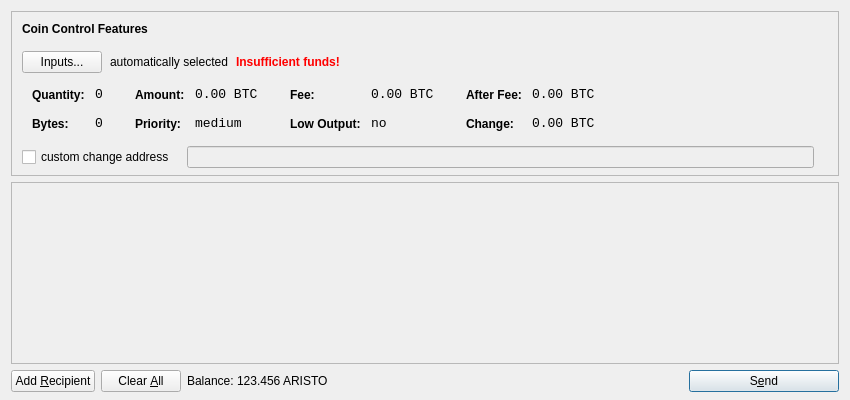
<?xml version="1.0" encoding="UTF-8"?>
<ui version="4.0">
 <class>SendCoinsDialog</class>
 <widget class="QDialog" name="SendCoinsDialog">
  <property name="geometry">
   <rect>
    <x>0</x>
    <y>0</y>
    <width>850</width>
    <height>400</height>
   </rect>
  </property>
  <property name="windowTitle">
   <string>Send Coins</string>
  </property>
  <layout class="QVBoxLayout" name="verticalLayout" stretch="0,1,0">
   <property name="bottomMargin">
    <number>8</number>
   </property>
   <item>
    <widget class="QFrame" name="frameCoinControl">
     <property name="sizePolicy">
      <sizepolicy hsizetype="Expanding" vsizetype="Expanding">
       <horstretch>0</horstretch>
       <verstretch>0</verstretch>
      </sizepolicy>
     </property>
     <property name="maximumSize">
      <size>
       <width>16777215</width>
       <height>16777215</height>
      </size>
     </property>
     <property name="frameShape">
      <enum>QFrame::StyledPanel</enum>
     </property>
     <property name="frameShadow">
      <enum>QFrame::Sunken</enum>
     </property>
     <layout class="QVBoxLayout" name="verticalLayoutCoinControl2">
      <property name="spacing">
       <number>-1</number>
      </property>
      <property name="leftMargin">
       <number>0</number>
      </property>
      <property name="topMargin">
       <number>0</number>
      </property>
      <property name="rightMargin">
       <number>0</number>
      </property>
      <property name="bottomMargin">
       <number>6</number>
      </property>
      <item>
       <layout class="QVBoxLayout" name="verticalLayoutCoinControl" stretch="0,0,0,0,1">
        <property name="spacing">
         <number>0</number>
        </property>
        <property name="leftMargin">
         <number>10</number>
        </property>
        <property name="topMargin">
         <number>10</number>
        </property>
        <item>
         <layout class="QHBoxLayout" name="horizontalLayoutCoinControl1">
          <property name="bottomMargin">
           <number>15</number>
          </property>
          <item>
           <widget class="QLabel" name="labelCoinControlFeatures">
            <property name="sizePolicy">
             <sizepolicy hsizetype="Preferred" vsizetype="Maximum">
              <horstretch>0</horstretch>
              <verstretch>0</verstretch>
             </sizepolicy>
            </property>
            <property name="font">
             <font>
              <weight>75</weight>
              <bold>true</bold>
             </font>
            </property>
            <property name="styleSheet">
             <string notr="true">font-weight:bold;</string>
            </property>
            <property name="text">
             <string>Coin Control Features</string>
            </property>
           </widget>
          </item>
         </layout>
        </item>
        <item>
         <layout class="QHBoxLayout" name="horizontalLayoutCoinControl2" stretch="0,0,0,0">
          <property name="spacing">
           <number>8</number>
          </property>
          <property name="bottomMargin">
           <number>10</number>
          </property>
          <item>
           <widget class="QPushButton" name="pushButtonCoinControl">
            <property name="styleSheet">
             <string notr="true"/>
            </property>
            <property name="text">
             <string>Inputs...</string>
            </property>
           </widget>
          </item>
          <item>
           <widget class="QLabel" name="labelCoinControlAutomaticallySelected">
            <property name="text">
             <string>automatically selected</string>
            </property>
            <property name="margin">
             <number>5</number>
            </property>
           </widget>
          </item>
          <item>
           <widget class="QLabel" name="labelCoinControlInsuffFunds">
            <property name="font">
             <font>
              <weight>75</weight>
              <bold>true</bold>
             </font>
            </property>
            <property name="styleSheet">
             <string notr="true">color:red;font-weight:bold;</string>
            </property>
            <property name="text">
             <string>Insufficient funds!</string>
            </property>
            <property name="margin">
             <number>5</number>
            </property>
           </widget>
          </item>
          <item>
           <spacer name="horizontalSpacerCoinControl">
            <property name="orientation">
             <enum>Qt::Horizontal</enum>
            </property>
            <property name="sizeHint" stdset="0">
             <size>
              <width>40</width>
              <height>1</height>
             </size>
            </property>
           </spacer>
          </item>
         </layout>
        </item>
        <item>
         <widget class="QWidget" name="widgetCoinControl" native="true">
          <property name="sizePolicy">
           <sizepolicy hsizetype="Preferred" vsizetype="Preferred">
            <horstretch>0</horstretch>
            <verstretch>0</verstretch>
           </sizepolicy>
          </property>
          <property name="minimumSize">
           <size>
            <width>0</width>
            <height>0</height>
           </size>
          </property>
          <property name="styleSheet">
           <string notr="true"/>
          </property>
          <layout class="QHBoxLayout" name="horizontalLayoutCoinControl5">
           <property name="margin">
            <number>0</number>
           </property>
           <item>
            <layout class="QHBoxLayout" name="horizontalLayoutCoinControl3" stretch="0,0,0,1">
             <property name="spacing">
              <number>20</number>
             </property>
             <property name="topMargin">
              <number>0</number>
             </property>
             <property name="bottomMargin">
              <number>10</number>
             </property>
             <item>
              <layout class="QFormLayout" name="formLayoutCoinControl1">
               <property name="horizontalSpacing">
                <number>10</number>
               </property>
               <property name="verticalSpacing">
                <number>14</number>
               </property>
               <property name="leftMargin">
                <number>10</number>
               </property>
               <property name="topMargin">
                <number>4</number>
               </property>
               <property name="rightMargin">
                <number>6</number>
               </property>
               <item row="0" column="0">
                <widget class="QLabel" name="labelCoinControlQuantityText">
                 <property name="styleSheet">
                  <string notr="true">font-weight:bold;</string>
                 </property>
                 <property name="text">
                  <string>Quantity:</string>
                 </property>
                 <property name="margin">
                  <number>0</number>
                 </property>
                </widget>
               </item>
               <item row="0" column="1">
                <widget class="QLabel" name="labelCoinControlQuantity">
                 <property name="font">
                  <font>
                   <family>Monospace</family>
                   <pointsize>10</pointsize>
                  </font>
                 </property>
                 <property name="cursor">
                  <cursorShape>IBeamCursor</cursorShape>
                 </property>
                 <property name="contextMenuPolicy">
                  <enum>Qt::ActionsContextMenu</enum>
                 </property>
                 <property name="text">
                  <string notr="true">0</string>
                 </property>
                 <property name="margin">
                  <number>0</number>
                 </property>
                 <property name="textInteractionFlags">
                  <set>Qt::LinksAccessibleByMouse|Qt::TextSelectableByKeyboard|Qt::TextSelectableByMouse</set>
                 </property>
                </widget>
               </item>
               <item row="1" column="0">
                <widget class="QLabel" name="labelCoinControlBytesText">
                 <property name="styleSheet">
                  <string notr="true">font-weight:bold;</string>
                 </property>
                 <property name="text">
                  <string>Bytes:</string>
                 </property>
                </widget>
               </item>
               <item row="1" column="1">
                <widget class="QLabel" name="labelCoinControlBytes">
                 <property name="font">
                  <font>
                   <family>Monospace</family>
                   <pointsize>10</pointsize>
                  </font>
                 </property>
                 <property name="cursor">
                  <cursorShape>IBeamCursor</cursorShape>
                 </property>
                 <property name="contextMenuPolicy">
                  <enum>Qt::ActionsContextMenu</enum>
                 </property>
                 <property name="text">
                  <string notr="true">0</string>
                 </property>
                 <property name="textInteractionFlags">
                  <set>Qt::LinksAccessibleByMouse|Qt::TextSelectableByKeyboard|Qt::TextSelectableByMouse</set>
                 </property>
                </widget>
               </item>
              </layout>
             </item>
             <item>
              <layout class="QFormLayout" name="formLayoutCoinControl2">
               <property name="horizontalSpacing">
                <number>10</number>
               </property>
               <property name="verticalSpacing">
                <number>14</number>
               </property>
               <property name="leftMargin">
                <number>6</number>
               </property>
               <property name="topMargin">
                <number>4</number>
               </property>
               <property name="rightMargin">
                <number>6</number>
               </property>
               <item row="0" column="0">
                <widget class="QLabel" name="labelCoinControlAmountText">
                 <property name="styleSheet">
                  <string notr="true">font-weight:bold;</string>
                 </property>
                 <property name="text">
                  <string>Amount:</string>
                 </property>
                 <property name="margin">
                  <number>0</number>
                 </property>
                </widget>
               </item>
               <item row="0" column="1">
                <widget class="QLabel" name="labelCoinControlAmount">
                 <property name="font">
                  <font>
                   <family>Monospace</family>
                   <pointsize>10</pointsize>
                  </font>
                 </property>
                 <property name="cursor">
                  <cursorShape>IBeamCursor</cursorShape>
                 </property>
                 <property name="contextMenuPolicy">
                  <enum>Qt::ActionsContextMenu</enum>
                 </property>
                 <property name="text">
                  <string notr="true">0.00 BTC</string>
                 </property>
                 <property name="textInteractionFlags">
                  <set>Qt::LinksAccessibleByMouse|Qt::TextSelectableByKeyboard|Qt::TextSelectableByMouse</set>
                 </property>
                </widget>
               </item>
               <item row="1" column="0">
                <widget class="QLabel" name="labelCoinControlPriorityText">
                 <property name="styleSheet">
                  <string notr="true">font-weight:bold;</string>
                 </property>
                 <property name="text">
                  <string>Priority:</string>
                 </property>
                </widget>
               </item>
               <item row="1" column="1">
                <widget class="QLabel" name="labelCoinControlPriority">
                 <property name="font">
                  <font>
                   <family>Monospace</family>
                   <pointsize>10</pointsize>
                  </font>
                 </property>
                 <property name="cursor">
                  <cursorShape>IBeamCursor</cursorShape>
                 </property>
                 <property name="contextMenuPolicy">
                  <enum>Qt::ActionsContextMenu</enum>
                 </property>
                 <property name="text">
                  <string>medium</string>
                 </property>
                 <property name="textInteractionFlags">
                  <set>Qt::LinksAccessibleByMouse|Qt::TextSelectableByKeyboard|Qt::TextSelectableByMouse</set>
                 </property>
                </widget>
               </item>
              </layout>
             </item>
             <item>
              <layout class="QFormLayout" name="formLayoutCoinControl3">
               <property name="horizontalSpacing">
                <number>10</number>
               </property>
               <property name="verticalSpacing">
                <number>14</number>
               </property>
               <property name="leftMargin">
                <number>6</number>
               </property>
               <property name="topMargin">
                <number>4</number>
               </property>
               <property name="rightMargin">
                <number>6</number>
               </property>
               <item row="0" column="0">
                <widget class="QLabel" name="labelCoinControlFeeText">
                 <property name="styleSheet">
                  <string notr="true">font-weight:bold;</string>
                 </property>
                 <property name="text">
                  <string>Fee:</string>
                 </property>
                 <property name="margin">
                  <number>0</number>
                 </property>
                </widget>
               </item>
               <item row="0" column="1">
                <widget class="QLabel" name="labelCoinControlFee">
                 <property name="font">
                  <font>
                   <family>Monospace</family>
                   <pointsize>10</pointsize>
                  </font>
                 </property>
                 <property name="cursor">
                  <cursorShape>IBeamCursor</cursorShape>
                 </property>
                 <property name="contextMenuPolicy">
                  <enum>Qt::ActionsContextMenu</enum>
                 </property>
                 <property name="text">
                  <string notr="true">0.00 BTC</string>
                 </property>
                 <property name="textInteractionFlags">
                  <set>Qt::LinksAccessibleByMouse|Qt::TextSelectableByKeyboard|Qt::TextSelectableByMouse</set>
                 </property>
                </widget>
               </item>
               <item row="1" column="0">
                <widget class="QLabel" name="labelCoinControlLowOutputText">
                 <property name="styleSheet">
                  <string notr="true">font-weight:bold;</string>
                 </property>
                 <property name="text">
                  <string>Low Output:</string>
                 </property>
                </widget>
               </item>
               <item row="1" column="1">
                <widget class="QLabel" name="labelCoinControlLowOutput">
                 <property name="font">
                  <font>
                   <family>Monospace</family>
                   <pointsize>10</pointsize>
                  </font>
                 </property>
                 <property name="cursor">
                  <cursorShape>IBeamCursor</cursorShape>
                 </property>
                 <property name="contextMenuPolicy">
                  <enum>Qt::ActionsContextMenu</enum>
                 </property>
                 <property name="text">
                  <string>no</string>
                 </property>
                 <property name="textInteractionFlags">
                  <set>Qt::LinksAccessibleByMouse|Qt::TextSelectableByKeyboard|Qt::TextSelectableByMouse</set>
                 </property>
                </widget>
               </item>
              </layout>
             </item>
             <item>
              <layout class="QFormLayout" name="formLayoutCoinControl4">
               <property name="horizontalSpacing">
                <number>10</number>
               </property>
               <property name="verticalSpacing">
                <number>14</number>
               </property>
               <property name="leftMargin">
                <number>6</number>
               </property>
               <property name="topMargin">
                <number>4</number>
               </property>
               <property name="rightMargin">
                <number>6</number>
               </property>
               <item row="0" column="0">
                <widget class="QLabel" name="labelCoinControlAfterFeeText">
                 <property name="styleSheet">
                  <string notr="true">font-weight:bold;</string>
                 </property>
                 <property name="text">
                  <string>After Fee:</string>
                 </property>
                 <property name="margin">
                  <number>0</number>
                 </property>
                </widget>
               </item>
               <item row="0" column="1">
                <widget class="QLabel" name="labelCoinControlAfterFee">
                 <property name="font">
                  <font>
                   <family>Monospace</family>
                   <pointsize>10</pointsize>
                  </font>
                 </property>
                 <property name="cursor">
                  <cursorShape>IBeamCursor</cursorShape>
                 </property>
                 <property name="contextMenuPolicy">
                  <enum>Qt::ActionsContextMenu</enum>
                 </property>
                 <property name="text">
                  <string notr="true">0.00 BTC</string>
                 </property>
                 <property name="textInteractionFlags">
                  <set>Qt::LinksAccessibleByMouse|Qt::TextSelectableByKeyboard|Qt::TextSelectableByMouse</set>
                 </property>
                </widget>
               </item>
               <item row="1" column="0">
                <widget class="QLabel" name="labelCoinControlChangeText">
                 <property name="styleSheet">
                  <string notr="true">font-weight:bold;</string>
                 </property>
                 <property name="text">
                  <string>Change:</string>
                 </property>
                </widget>
               </item>
               <item row="1" column="1">
                <widget class="QLabel" name="labelCoinControlChange">
                 <property name="font">
                  <font>
                   <family>Monospace</family>
                   <pointsize>10</pointsize>
                  </font>
                 </property>
                 <property name="cursor">
                  <cursorShape>IBeamCursor</cursorShape>
                 </property>
                 <property name="contextMenuPolicy">
                  <enum>Qt::ActionsContextMenu</enum>
                 </property>
                 <property name="text">
                  <string notr="true">0.00 BTC</string>
                 </property>
                 <property name="textInteractionFlags">
                  <set>Qt::LinksAccessibleByMouse|Qt::TextSelectableByKeyboard|Qt::TextSelectableByMouse</set>
                 </property>
                </widget>
               </item>
              </layout>
             </item>
            </layout>
           </item>
          </layout>
         </widget>
        </item>
        <item>
         <layout class="QHBoxLayout" name="horizontalLayoutCoinControl4" stretch="0,0,0">
          <property name="spacing">
           <number>12</number>
          </property>
          <property name="sizeConstraint">
           <enum>QLayout::SetDefaultConstraint</enum>
          </property>
          <property name="topMargin">
           <number>5</number>
          </property>
          <property name="rightMargin">
           <number>5</number>
          </property>
          <item>
           <widget class="QCheckBox" name="checkBoxCoinControlChange">
            <property name="text">
             <string>custom change address</string>
            </property>
           </widget>
          </item>
          <item>
           <widget class="QLineEdit" name="lineEditCoinControlChange">
            <property name="enabled">
             <bool>false</bool>
            </property>
            <property name="sizePolicy">
             <sizepolicy hsizetype="Expanding" vsizetype="Fixed">
              <horstretch>0</horstretch>
              <verstretch>0</verstretch>
             </sizepolicy>
            </property>
           </widget>
          </item>
          <item>
           <widget class="QLabel" name="labelCoinControlChangeLabel">
            <property name="sizePolicy">
             <sizepolicy hsizetype="Preferred" vsizetype="Expanding">
              <horstretch>0</horstretch>
              <verstretch>0</verstretch>
             </sizepolicy>
            </property>
            <property name="minimumSize">
             <size>
              <width>0</width>
              <height>0</height>
             </size>
            </property>
            <property name="text">
             <string/>
            </property>
            <property name="margin">
             <number>3</number>
            </property>
           </widget>
          </item>
         </layout>
        </item>
        <item>
         <spacer name="verticalSpacerCoinControl">
          <property name="orientation">
           <enum>Qt::Vertical</enum>
          </property>
          <property name="sizeHint" stdset="0">
           <size>
            <width>800</width>
            <height>1</height>
           </size>
          </property>
         </spacer>
        </item>
       </layout>
      </item>
     </layout>
    </widget>
   </item>
   <item>
    <widget class="QScrollArea" name="scrollArea">
     <property name="widgetResizable">
      <bool>true</bool>
     </property>
     <widget class="QWidget" name="scrollAreaWidgetContents">
      <property name="geometry">
       <rect>
        <x>0</x>
        <y>0</y>
        <width>830</width>
        <height>165</height>
       </rect>
      </property>
      <layout class="QVBoxLayout" name="verticalLayout_2">
       <property name="margin">
        <number>0</number>
       </property>
       <item>
        <layout class="QVBoxLayout" name="entries">
         <property name="spacing">
          <number>6</number>
         </property>
        </layout>
       </item>
       <item>
        <spacer name="verticalSpacer">
         <property name="orientation">
          <enum>Qt::Vertical</enum>
         </property>
         <property name="sizeHint" stdset="0">
          <size>
           <width>20</width>
           <height>40</height>
          </size>
         </property>
        </spacer>
       </item>
      </layout>
     </widget>
    </widget>
   </item>
   <item>
    <layout class="QHBoxLayout" name="horizontalLayout">
     <item>
      <widget class="QPushButton" name="addButton">
       <property name="toolTip">
        <string>Send to multiple recipients at once</string>
       </property>
       <property name="text">
        <string>Add &amp;Recipient</string>
       </property>
       <property name="icon">
        <iconset resource="../bitcoin.qrc">
         <normaloff>:/icons/add</normaloff>:/icons/add</iconset>
       </property>
       <property name="autoDefault">
        <bool>false</bool>
       </property>
      </widget>
     </item>
     <item>
      <widget class="QPushButton" name="clearButton">
       <property name="sizePolicy">
        <sizepolicy hsizetype="Minimum" vsizetype="Fixed">
         <horstretch>0</horstretch>
         <verstretch>0</verstretch>
        </sizepolicy>
       </property>
       <property name="toolTip">
        <string>Remove all transaction fields</string>
       </property>
       <property name="text">
        <string>Clear &amp;All</string>
       </property>
       <property name="icon">
        <iconset resource="../bitcoin.qrc">
         <normaloff>:/icons/remove</normaloff>:/icons/remove</iconset>
       </property>
       <property name="autoRepeatDelay">
        <number>300</number>
       </property>
       <property name="autoDefault">
        <bool>false</bool>
       </property>
      </widget>
     </item>
     <item>
      <layout class="QHBoxLayout" name="horizontalLayout_2">
       <property name="spacing">
        <number>3</number>
       </property>
       <item>
        <widget class="QLabel" name="label">
         <property name="text">
          <string>Balance:</string>
         </property>
        </widget>
       </item>
       <item>
        <widget class="QLabel" name="labelBalance">
         <property name="cursor">
          <cursorShape>IBeamCursor</cursorShape>
         </property>
         <property name="text">
          <string>123.456 ARISTO</string>
         </property>
         <property name="textInteractionFlags">
          <set>Qt::LinksAccessibleByMouse|Qt::TextSelectableByKeyboard|Qt::TextSelectableByMouse</set>
         </property>
        </widget>
       </item>
      </layout>
     </item>
     <item>
      <spacer name="horizontalSpacer">
       <property name="orientation">
        <enum>Qt::Horizontal</enum>
       </property>
       <property name="sizeHint" stdset="0">
        <size>
         <width>40</width>
         <height>20</height>
        </size>
       </property>
      </spacer>
     </item>
     <item>
      <widget class="QPushButton" name="sendButton">
       <property name="minimumSize">
        <size>
         <width>150</width>
         <height>0</height>
        </size>
       </property>
       <property name="toolTip">
        <string>Confirm the send action</string>
       </property>
       <property name="text">
        <string>S&amp;end</string>
       </property>
       <property name="icon">
        <iconset resource="../bitcoin.qrc">
         <normaloff>:/icons/send</normaloff>:/icons/send</iconset>
       </property>
       <property name="default">
        <bool>true</bool>
       </property>
      </widget>
     </item>
    </layout>
   </item>
  </layout>
 </widget>
 <resources>
  <include location="../bitcoin.qrc"/>
 </resources>
 <connections/>
</ui>
